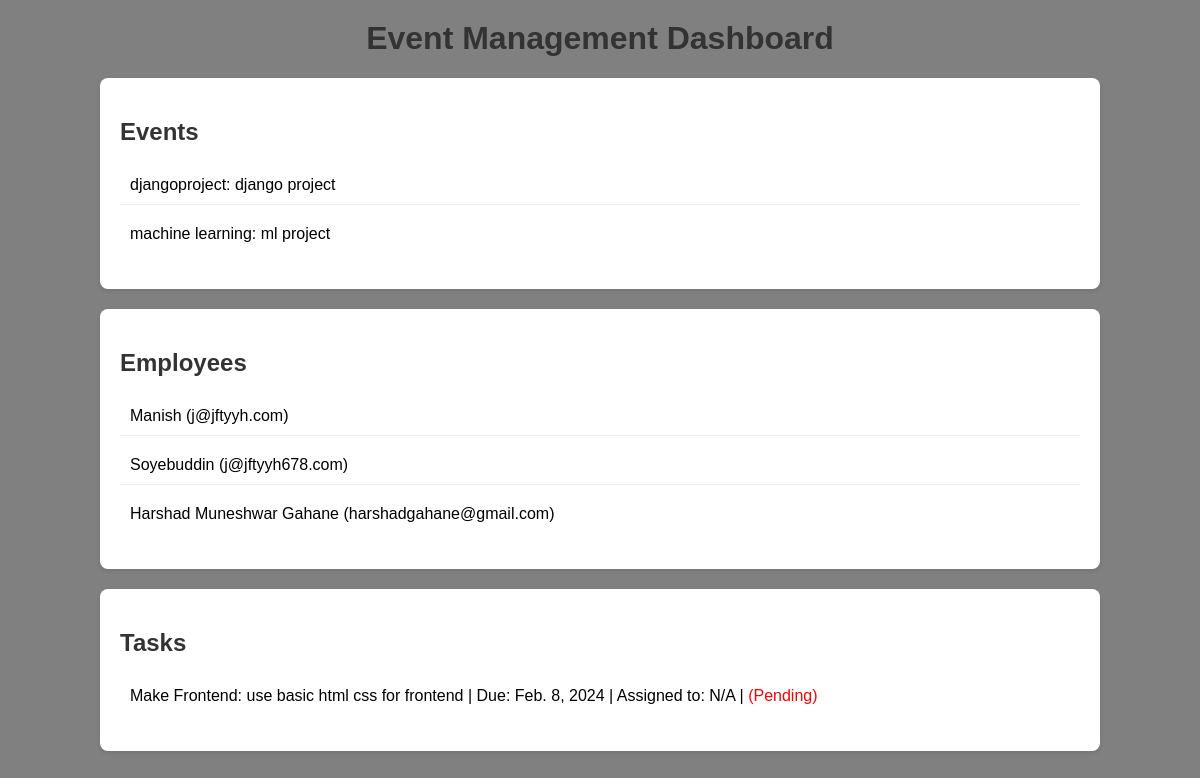
/projects/, run on the app's committed database.
### projects/models.py (models this page shows, shortened)
class Project(models.Model):
    name = models.CharField(max_length=100)
    description = models.TextField()
    start_date = models.DateField()
    end_date = models.DateField(null=True, blank=True)

class Employee(models.Model):
    name = models.CharField(max_length=100)
    email = models.EmailField(unique=True)

class Task(models.Model):
    project = models.ForeignKey(Project, on_delete=models.CASCADE, related_name='tasks')
    title = models.CharField(max_length=100)
    description = models.TextField(blank=True)
    assigned_to = models.ForeignKey(Employee, on_delete=models.SET_NULL, null=True, related_name='tasks')
    due_date = models.DateField()
    completed = models.BooleanField(default=False)

### projects/views.py (the view)
# urls.py: path('', views.dashboard, name='dashboard'),
def dashboard(request):
    projects = Project.objects.all()
    employees = Employee.objects.all()
    tasks = Task.objects.select_related('assigned_to').all()
    context = {
        'projects': projects,
        'employees': employees,
        'tasks': tasks,
    }
    return render(request, 'projects/dashboard.html', context)  # Corrected path here

### projects/templates/projects/dashboard.html (shortened to what this page needs)
<!DOCTYPE html>
<html lang="en">
<head>
</head>
<body>
    <h1>Event Management Dashboard</h1>
    <section>
        <h2>Events</h2>
        <ul>
            {% for project in projects %}
            <li>{{ project.name }}: {{ project.description }}</li>
            {% endfor %}
        </ul>
    </section>
    <section>
        <h2>Employees</h2>
        <ul>
            {% for employee in employees %}
            <li>{{ employee.name }} ({{ employee.email }})</li>
            {% endfor %}
        </ul>
    </section>
    <section>
        <h2>Tasks</h2>
        <ul>
            {% for task in tasks %}
            <li>
                {{ task.title }}: {{ task.description }} |
                Due: {{ task.due_date }} |
                Assigned to: {% if task.assigned_to %}{{ task.assigned_to.name }}{% else %}N/A{% endif %} |
                {% if task.completed %}<span class="completed">(Completed)</span>{% else %}<span class="pending">(Pending)</span>{% endif %}
            </li>
            {% endfor %}
        </ul>
    </section>
</body>
</html>

### projects/templates/projects/dashboard.html (style rules this page uses)
body { font-family: 'Arial', sans-serif; margin: 0; padding: 0; background-color:grey; color: #; }
h1, h2 { color: #333; }
h1 { text-align: center; margin-top: 20px; }
section { background-color: white; border-radius: 8px; box-shadow: 0 2px 4px rgba(0,0,0,0.1); margin: 20px auto; padding: 20px; width: 80%; }
ul { list-style-type: none; padding: 0; }
li { margin-bottom: 10px; padding: 10px; border-bottom: 1px solid #eee; }
li:last-child { border-bottom: none; }
.pending { color: red; }

### data on the page
Project: name "djangoproject", description "django project"
Project: name "machine learning", description "ml project"
Employee: name "Manish", email "j@jftyyh.com"
Employee: name "Soyebuddin", email "j@jftyyh678.com"
Employee: name "Harshad Muneshwar Gahane", email "harshadgahane@gmail.com"
Task: title "Make Frontend", description "use basic html css for frontend", due_date "Feb. 8, 2024", shows "N/A", completed "(Pending)"
